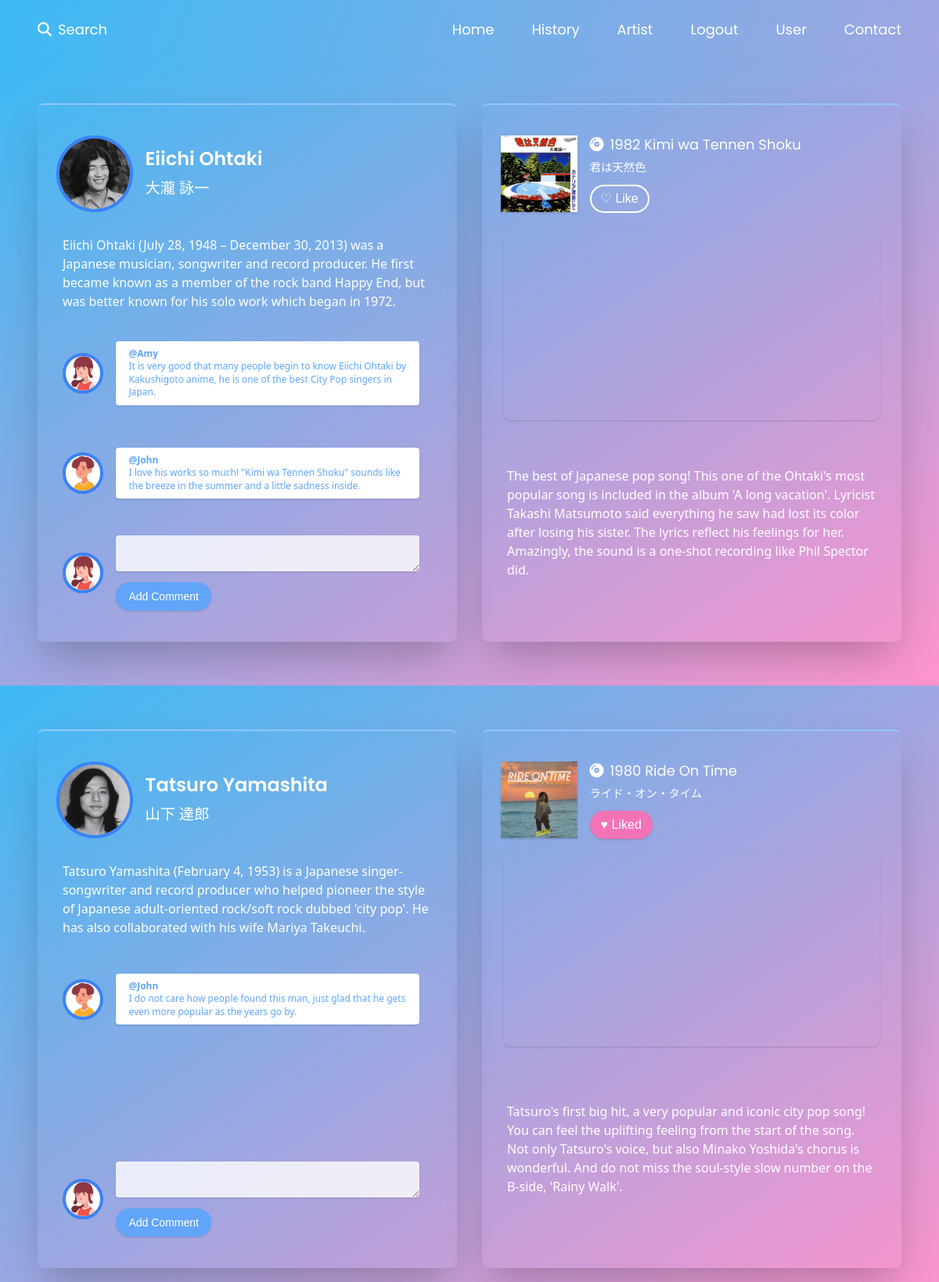
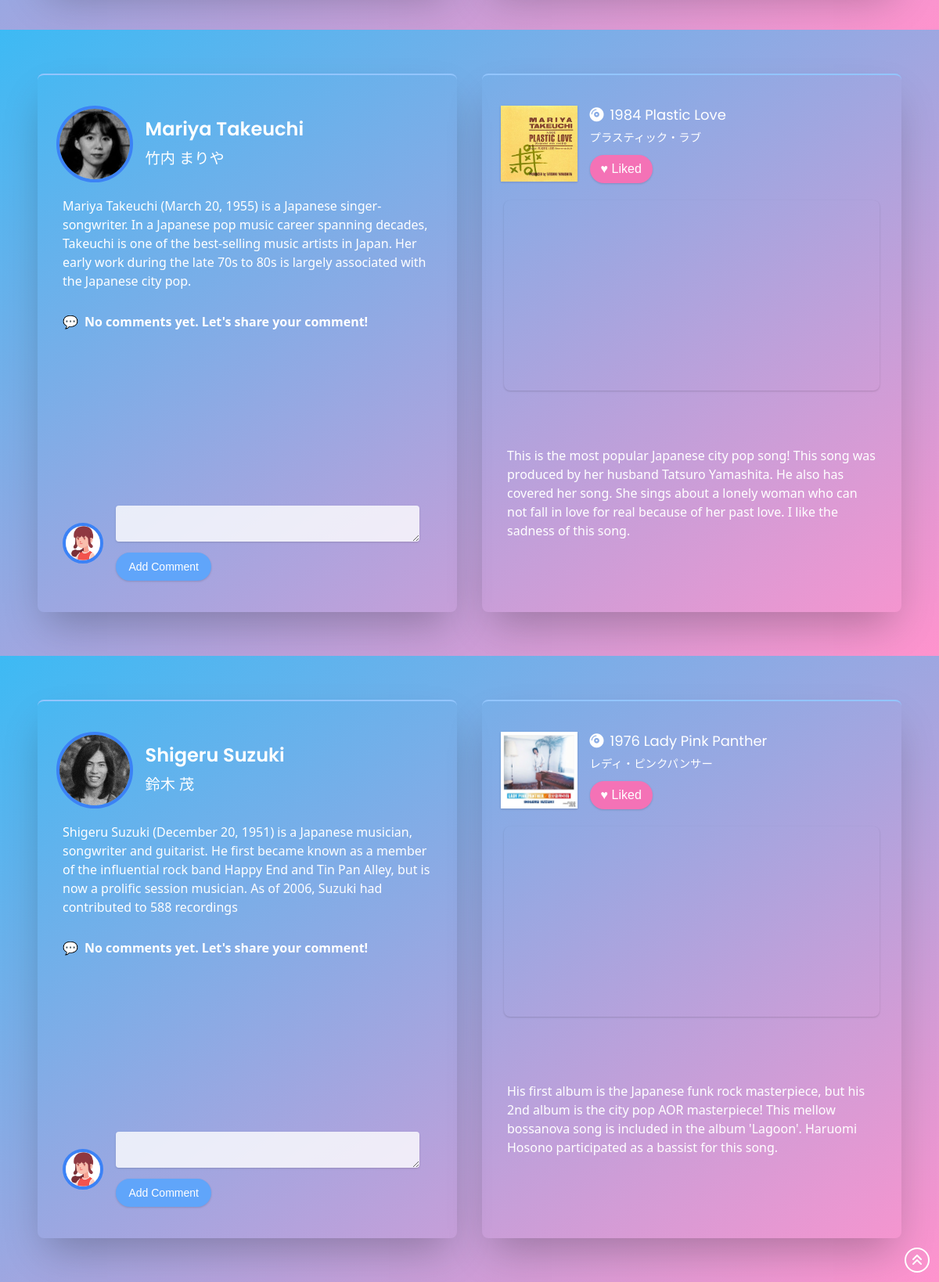
The page /artist (signed in) on the database its author committed (2 pictures, top to bottom).
### flaskr/models.py (models this page shows, shortened)
class Artist(db.Model):
    __tablename__ = 'artists'
    id = db.Column(db.Integer, primary_key=True)
    from_album_id = db.Column(
        db.Integer, db.ForeignKey('albums.id'), index=True
    )
    year = db.Column(db.Integer)
    name = db.Column(db.String(128))
    name_j = db.Column(db.String(128))
    title = db.Column(db.String(128))
    title_j = db.Column(db.String(128))
    youtube = db.Column(db.Text)
    song_info = db.Column(db.Text)
    artist_info = db.Column(db.Text)
    song_picture_path = db.Column(db.Text)
    artist_picture_path = db.Column(db.Text)

class User(UserMixin, db.Model):
    __tablename__ = 'users'
    id = db.Column(db.Integer, primary_key=True)
    email = db.Column(db.String(64), unique=True, index=True)
    username = db.Column(db.String(64), index=True)
    password = db.Column(db.String(128))
    picture_path = db.Column(db.Text)
    create_at = db.Column(db.DateTime, default=datetime.now)
    update_at = db.Column(db.DateTime, default=datetime.now)
    @classmethod
    def select_user_by_id(cls, id):
        return cls.query.get(id)

class Comment(db.Model):
    __tablename__ = 'comments'
    id = db.Column(db.Integer, primary_key=True)
    from_user_id = db.Column(
        db.Integer, db.ForeignKey('users.id'), index=True
    )
    to_artist_id = db.Column(
        db.Integer, db.ForeignKey('artists.id'), index=True
    )
    comment = db.Column(db.Text)
    create_at = db.Column(db.DateTime, default=datetime.now)
    update_at = db.Column(db.DateTime, default=datetime.now)

class LikeSong(db.Model):
    __tablename__ = 'like_songs'
    id = db.Column(db.Integer, primary_key=True)
    from_user_id = db.Column(
        db.Integer, db.ForeignKey('users.id'), index=True
    )
    to_artist_id = db.Column(
        db.Integer, db.ForeignKey('artists.id'), index=True
    )
    create_at = db.Column(db.DateTime, default=datetime.now)

### flaskr/artist/views.py (the view, shortened to what this page needs)
@artist_bp.route('', methods=['GET', 'POST'])
def artist():
    artists = Artist.query.all()
    comments = Comment.query.all()
    like_songs = LikeSong.query.all()
    users = User.query.all()
    user_id = current_user.get_id()
    user = User.select_user_by_id(user_id)
    form = LikeSongForm(request.form, prefix='form')
    form_c = CommentForm(request.form, prefix='form_c')
    return render_template('artist/artist.html', artists=artists, comments=comments, like_songs=like_songs, users=users, user=user, form=form, form_c=form_c)

### flaskr/forms.py
class LikeSongForm(FlaskForm):
    from_user_id = HiddenField()
    to_artist_id = HiddenField()
    submit = SubmitField('♡ Like')

class CommentForm(FlaskForm):
    to_artist_id = HiddenField()
    comment = TextAreaField(
        '', validators=[DataRequired()]
    )
    submit = SubmitField('Add Comment')

### flaskr/models.py (called while the page is built)
@login_manager.user_loader
def load_user(user_id):
    return User.query.get(user_id)

### flaskr/templates/artist/artist.html (shortened to what this page needs)
{% from "/_formhelpers.html" import render_field %}
{% extends "/base.html" %}
{% block content %}
{% block header2 %}
{{ super() }}
{% endblock %}
{% for artist in artists %}
<div class="artists-style" id="{{ artist.name }}">
    <div class="artist-style">
        <div class="artist-h-20">
            <div class="artist-grid-col-5">
                <div class="artist-col-2 xl:p-2">
                    <img src="{{ url_for('static', filename=artist.artist_picture_path) }}" class="w-full icon-style border-4">
                </div>
                <div class="artist-col-3">
                    <div class="pl-4 2xl:pl-8">
                        <h3 class="font-semibold">
                            {{ artist.name }}
                        </h3>
                        <h3 class="mt-1">
                            <small>{{ artist.name_j }}</small>
                        </h3>
                    </div>
                </div>
            </div>
        </div>
        <div class="artist-h-20 px-2">
            <p class="text-xs sm:text-base md:text-lg lg:text-base">
                {{ artist.artist_info }}
            </p>
        </div>
        <div class="artist-h-40 px-2">
            <div class="h-full w-full overflow-scroll">
                <div class="h-1/2 sm:h-1/3 lg:h-1/2 xl:h-1/3">
                    {% set isCommented = {'isCommented':False} %}
                    {% for comment in comments %}
                        {% if artist.id == comment.to_artist_id %}
                        <div class="artist-col-9 overflow-scroll">
                            {% for user in users %}
                            {% if comment.from_user_id == user.id %}
                            <div class="artist-col-2 xl:p-1">
                                {% if user.picture_path %}
                                <img src="{{ url_for('static', filename=user.picture_path) }}" class="icon-style">
                                {% else %}
                                <img src="/static/image/logoa.jpg" class="icon-style">
                                {% endif %}
                            </div>
                            <div class="artist-col-7">
                                <div class="comment-style">
                                    <p class="font-semibold text-xs 2xl:text-sm">@{{ user.username}}</p>
                                    <p class="leading-snug text-xs">{{ comment.comment }}</p>
                                </div>
                            </div>
                            {% endif %}
                            {% endfor %}
                        </div>
                        {% endif %}
                    {% endfor %}
                    {% if not isCommented.isCommented %}
                        <p class="font-semibold mt-2 lg:mt-6 xl:mt-2">
                            <span class="mr-2">💬</span>No comments yet. Let's share your comment!
                        </p>
                    {% endif %}
                </div>
            </div>
        </div>
        <div class="artist-h-20 px-2">
            <div class="artist-grid-col-9">
                {% if current_user.is_authenticated %}
                <div class="artist-col-2 p-0 xl:p-1">
                    {% if current_user.picture_path %}
                    <img src="{{ url_for('static', filename=current_user.picture_path) }}" class="icon-style">
                    {% else %}
                    <img src="/static/image/logoa.jpg" class="icon-style">
                    {% endif %}
                </div>
                <div class="artist-col-7">
                    <form method="POST" class="add-comment-form">
                        <p>
                            {{render_field(form_c.comment, rows="2", class="add-comment-style")}}
                        </p>
                        <p class="mt-1 sm:mt-2">
                            {{form_c.submit(class="btn-blue-small")}}
                        </p>
                    </form>
                </div>
                {% endif %}
            </div>
        </div>
    </div>
    <div class="artist-style mb-8 lg:mb-0">
        <div class="artist-h-20">
            <div class="artist-grid-col-5">
                <div class="artist-col-2 p-1 sm:p-0 xl:p-1">
                    <img src="{{ url_for('static', filename=artist.song_picture_path) }}" alt="" class="w-full shadow">
                </div>
                <div class="artist-col-3">
                    <div class="artist-pl">
                        <h5>
                            <i class="fas fa-compact-disc mr-1 sm:mr-2"></i>{{ artist.year }} {{ artist.title }}
                        </h5>
                        <h5>
                            <small>{{ artist.title_j }}</small>
                        </h5>
                        {% if current_user.is_authenticated %}
                        <form method="POST" class="mt-0 sm:mt-2">
                            {% set isLiked = {'isLiked':False} %}
                            {% for like_song in like_songs %}
                                {% if like_song.from_user_id == current_user.id and like_song.to_artist_id == artist.id %}
                                <p>
                                    {{ form.submit(value="♥ Liked", class="btn-pink") }}
                                </p>
                                {% endif %}
                            {% endfor %}
                            {% if not isLiked.isLiked %}
                                <p>
                                    {{ form.submit(class="btn-transparent") }}
                                </p>
                            {% endif %}
                        </form>
                        {% endif %}
                    </div>
                </div>
            </div>
        </div>
        <div class="youtube-style">
            <iframe class="youtube" src="{{ artist.youtube }}" frameborder="0" allow="accelerometer; autoplay; encrypted-media; gyroscope; picture-in-picture" allowfullscreen></iframe>
        </div>
        <div class="song-style">
            <p>{{ artist.song_info }}</p>
        </div>
    </div>
    {% block back %}
    {{ super() }}
    {% endblock %}
</div>
{% endfor %}
{% endblock %}

### flaskr/templates/_formhelpers.html (shortened to what this page needs)
{% macro render_field(field) %}
<dt>{{ field.label }}
    <dd>{{ field(**kwargs)| safe }}
    </dd>
</dt>
{% endmacro %}

### flaskr/templates/base.html (shortened to what this page needs)
<!DOCTYPE html>
<html lang="en">
<head prefix="og:http://ogp.me/ns#">
    <link rel="stylesheet" href="/static/css/public/style.css">
    <link rel="stylesheet" href="/static/css/base.css">
</head>
<body class="bg-purple-300" id="top">
    {% block content %}
    {% block header2 %}
    <header class="header-style">
        <nav class="pt-4 lg:pt-6">
            <ul>
                <li>
                    <a class="menu-block" href="{{ url_for('search.search') }}">
                        <i class="fas fa-search mr-2"></i>Search
                    </a>
                </li>
            </ul>
            <div class="nav-bar-style" id="nav-content">
                <ul class="nav-ul-style">
                    <li class="menu-ml lg:ml-0">
                        <a class="menu-block" href="{{ url_for('app.home') }}">Home</a>
                    </li>
                    <li class="menu-ml">
                        <a class="menu-block" href="{{ url_for('history.history') }}">History</a>
                    </li>
                    <li class="menu-ml">
                        <a class="menu-block" href="{{ url_for('artist.artist') }}">Artist</a>
                    </li>
                    {% if current_user.is_authenticated %}
                    <li class="menu-ml">
                        <a class="menu-block" href="{{url_for('logout.logout')}}">Logout</a>
                    </li>
                    <li class="menu-ml">
                        <a class="menu-block" href="{{url_for('user.user')}}">User</a>
                    </li>
                    {% endif %}
                    <li class="menu-ml">
                        <a class="menu-block" href="{{ url_for('contact.contact') }}">Contact</a>
                    </li>
                </ul>
            </div>
        </nav>
    </header>
    {% endblock %}
    {% block back %}
    <div class="btn-back-style">
        <a href="#top">
            <p class="btn-back">
                <i class="fas fa-angle-double-up"></i>
            </p>
        </a>
    </div>
    {% endblock %}
    {% endblock %}
</body>
</html>

### flaskr/static/css/base.css (style rules this page uses)
body { background: linear-gradient(to bottom right, #3dbaf4 0%, #ff93cd 100%); }
body:after { position: fixed; top: 0; left: 0; width: 100%; height: 100%; content: ""; background: linear-gradient(to bottom right, #3dbaf4 0%, #ff93cd 100%); z-index: -1; }

### rows shown on the page
Artist: artist_picture_path (picture), name "Eiichi Ohtaki", name_j "大瀧 詠一", artist_info "Eiichi Ohtaki (July 28, 1948 – December 30, 2013) was a Japanese musician, songwriter and record producer. He first became known as a member of the rock band Happy End, but was better known for his solo work which began in 1972.", picture_path (picture), song_picture_path (picture), year "1982", title "Kimi wa Tennen Shoku", title_j "君は天然色", song_info "The best of Japanese pop song! This one of the Ohtaki's most popular song is included in the album 'A long vacation'. Lyricist Takashi Matsumoto said everything he saw had lost its color after losing his sister. The lyrics reflect his feelings for her. Amazingly, the sound is a one-shot recording like Phil Spector did."
Comment: comment "It is very good that many people begin to know Eiichi Ohtaki by Kakushigoto anime, he is one of the best City Pop singers in Japan."
User: picture_path (picture), username "Amy"
Comment: comment "I love his works so much! \"Kimi wa Tennen Shoku\" sounds like the breeze in the summer and a little sadness inside."
User: picture_path (picture), username "John"
Artist: artist_picture_path (picture), name "Tatsuro Yamashita", name_j "山下 達郎", artist_info "Tatsuro Yamashita (February 4, 1953) is a Japanese singer-songwriter and record producer who helped pioneer the style of Japanese adult-oriented rock/soft rock dubbed 'city pop'. He has also collaborated with his wife Mariya Takeuchi.", picture_path (picture), song_picture_path (picture), year "1980", title "Ride On Time", title_j "ライド・オン・タイム", song_info "Tatsuro's first big hit, a very popular and iconic city pop song! You can feel the uplifting feeling from the start of the song. Not only Tatsuro's voice, but also Minako Yoshida's chorus is wonderful. And do not miss the soul-style slow number on the B-side, 'Rainy Walk'."
Comment: comment "I do not care how people found this man, just glad that he gets even more popular as the years go by."
Artist: artist_picture_path (picture), name "Mariya Takeuchi", name_j "竹内 まりや", artist_info "Mariya Takeuchi (March 20, 1955) is a Japanese singer-songwriter. In a Japanese pop music career spanning decades, Takeuchi is one of the best-selling music artists in Japan. Her early work during the late 70s to 80s is largely associated with the Japanese city pop.", shows "No comments yet. Let's share your comment!", picture_path (picture), song_picture_path (picture), year "1984", title "Plastic Love", title_j "プラスティック・ラブ", song_info "This is the most popular Japanese city pop song! This song was produced by her husband Tatsuro Yamashita. He also has covered her song. She sings about a lonely woman who can not fall in love for real because of her past love. I like the sadness of this song."
Artist: artist_picture_path (picture), name "Shigeru Suzuki", name_j "鈴木 茂", artist_info "Shigeru Suzuki (December 20, 1951) is a Japanese musician, songwriter and guitarist. He first became known as a member of the influential rock band Happy End and Tin Pan Alley, but is now a prolific session musician. As of 2006, Suzuki had contributed to 588 recordings", shows "No comments yet. Let's share your comment!", picture_path (picture), song_picture_path (picture), year "1976", title "Lady Pink Panther", title_j "レディ・ピンクパンサー", song_info "His first album is the Japanese funk rock masterpiece, but his 2nd album is the city pop AOR masterpiece! This mellow bossanova song is included in the album 'Lagoon'. Haruomi Hosono participated as a bassist for this song."
